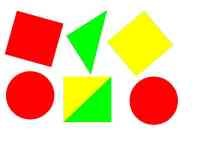
//> input picture opencv3.0.0_vs2013_finally_result _clear/Project3/dect.jpg, 198 x 147 px
$ ./源   (built with g++ and OpenCV 4)
//> lines starting //> are read from the running program, lines starting //| are printed output that depends on the picture; after the words box and inside, x2 and y2 are one past the last pixel; in counts of white or black regions, pixels touching at a corner belong together

#include <iostream>
#include "opencv2/opencv.hpp"
#include <opencv2/core/core.hpp>
#include <opencv2/highgui/highgui.hpp>
#include <opencv/cv.h>
#include <opencv/highgui.h>


using namespace cv;
using namespace std;

// [12 lines left out: function angle, not called in this run]

enum string{ 红, 橙, 黄, 绿, 青, 蓝, 紫, 黑, 白, 其他 }colors;
// [64 lines left out: functions get_point, detect_color, not called in this run]

void shape_rgb(Mat & src, Mat & rgb,CvSeq *first_contour, int *num_squares, vector<int>& squares_color, vector<vector<Point>>& squares, vector<vector<Point>>& circles, int *num_circles, vector<int>& circles_color, vector<vector<Point>>& triangles, int *num_triangles, vector<int>& triangles_color){
	vector<Point > contour;
	vector<Point > approx;
	Point poi = 0;
	int nu = -1;
	int cnt = 0;
	for (; first_contour != 0; first_contour = first_contour->h_next)
	{
		vector <Point>().swap(contour);
		vector <Point>().swap(approx);
		cnt++;
		for (int i = 0; i<first_contour->total; ++i)
		{
			Point *p = (Point *)cvGetSeqElem(first_contour, i);
			Point pp = *p;
			contour.push_back(pp);
		}

		approxPolyDP(contour, approx, arcLength(contour, true)*0.02, true);
		squares.push_back(approx);

		if (approx.size() == 4 &&
			fabs(contourArea(approx)) >= 1000 &&
			isContourConvex(approx))
		{
			double maxCosine = 0;

			for (int j = 2; j < 5; j++)
			{
				double cosine = fabs(angle(approx[j % 4], approx[j - 2], approx[j - 1]));
				maxCosine = MAX(maxCosine, cosine);
			}
			if (maxCosine <= 0.3)             //直角的矩形应该为0
			{
				squares.push_back(approx);
				*num_squares = *num_squares + 1;
				nu = -1;
				get_point(approx, &poi);
				int nu = detect_color(poi, src, rgb);
				squares_color.push_back(nu);

			}
			//re = re + 1;
		}
		else if (approx.size() == 3 &&fabs(contourArea(approx)) >= 500 &&isContourConvex(approx)){	//tt = tt + 1;	//
			triangles.push_back(approx);
			*num_triangles = *num_triangles + 1;
			nu = -1;
			get_point(approx, &poi);
			int nu = detect_color(poi, src, rgb);
			triangles_color.push_back(nu);
		}
		else if (approx.size() >=8 && fabs(contourArea(approx)) >= 500 && isContourConvex(approx)){	//tt = tt + 1;	//
			circles.push_back(approx);
			*num_circles = *num_circles + 1;
			nu = -1;
			get_point(approx, &poi);
			int nu = detect_color(poi, src, rgb);
			circles_color.push_back(nu);
		}
			}

}


// [6 lines left out: function drawSquares, not called in this run]
int main()
{


	 IplImage *src = cvLoadImage("dect.jpg", 1);
//> src is the input picture: 147 rows x 198 cols, CV_8UC3; mean B, G, R 156.8, 202.2, 231.6
	 IplImage* dst = cvCreateImage(cvGetSize(src), 8, 3);
	 IplImage* dst1 = cvCreateImage(cvGetSize(src), 8, 1);
	 IplImage* color_dst = cvCreateImage(cvGetSize(src), 8, 3);
	 CvMemStorage* storage = cvCreateMemStorage(0);
	 CvMemStorage* Rstorage = cvCreateMemStorage(0);
	 CvMemStorage* Gstorage = cvCreateMemStorage(0);
	 CvMemStorage* Bstorage = cvCreateMemStorage(0);
	 CvSeq* lines = 0;
	 int i;
	 IplImage* src1 = cvCreateImage(cvSize(src->width, src->height), IPL_DEPTH_8U, 1);

	 IplImage*  RedImage = cvCreateImage(cvGetSize(src), 8, 1);
	 IplImage*  GreenImage = cvCreateImage(cvGetSize(src), 8, 1);
	 IplImage*  BlueImage = cvCreateImage(cvGetSize(src), 8, 1);

	 IplImage*  Rgray = cvCreateImage(cvGetSize(src), 8, 1);
	 IplImage*  Ggray = cvCreateImage(cvGetSize(src), 8, 1);
	 IplImage*  Bgray = cvCreateImage(cvGetSize(src), 8, 1);


	 cvSplit(src, BlueImage, GreenImage, RedImage, 0);

	 cvThreshold(BlueImage, Bgray, 100, 255, CV_THRESH_BINARY);
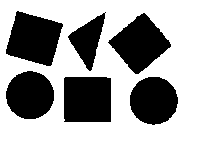
//> Bgray: 147 rows x 198 cols, CV_8UC1; 62.4% white; 6 black regions, box (x1, y1, x2, y2) and area: (6, 11, 63, 66) 2136, (64, 77, 111, 122) 2108, (108, 13, 171, 74) 2063, (6, 71, 54, 119) 1805, (130, 77, 178, 125) 1798, (68, 12, 106, 71) 1037
	 cvThreshold(GreenImage, Ggray, 100, 255, CV_THRESH_BINARY);
//> Ggray: 147 rows x 198 cols, CV_8UC1; 80.3% white; 3 black regions, box (x1, y1, x2, y2) and area: (5, 11, 63, 66) 2139, (6, 71, 54, 119) 1803, (130, 77, 178, 125) 1802
	 cvThreshold(RedImage, Rgray, 100, 255, CV_THRESH_BINARY);
//> Rgray: 147 rows x 198 cols, CV_8UC1; 92.9% white; 2 black regions

	 vector<vector<Point>> contours;

	 cvZero(dst);
	 CvSeq *first_contour = NULL;
	 CvSeq *Rfirst_contour = NULL;
	 CvSeq *Gfirst_contour = NULL;
	 CvSeq *Bfirst_contour = NULL;


	 cvFindContours(Rgray, storage, &first_contour, sizeof(CvContour), CV_RETR_LIST, CV_CHAIN_APPROX_SIMPLE);
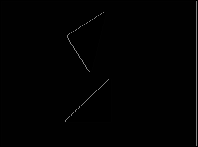
//> Rgray: 147 rows x 198 cols, CV_8UC1; min 0, max 130, mean 2
//> first_contour = 3 contours; box (x1, y1, x2, y2) and area: (1, 1, 197, 146) 28080, (67, 11, 107, 73) 1114, (65, 78, 112, 123) 1100
	 for (; first_contour != 0; first_contour = first_contour->h_next)
	 {
		 if (first_contour->h_next = 0)
			 break;

		 cvDrawContours(dst, first_contour, CV_RGB(255, 255, 255), CV_RGB(255, 255, 255), 2, CV_FILLED, 8, cvPoint(0, 0));

			 }
//> this loop made 1 pass
//> pass 1, `cvDrawContours(dst, first_contour, CV_RGB(255, 255, 255), CV_RGB(255, ..`:
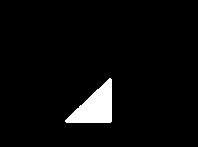
//> dst: 147 rows x 198 cols, CV_8UC3; 4% white; 1 white region, box (x1, y1, x2, y2) and area: (65, 78, 112, 123) 1170
//> after the loop, first_contour = 0 contours
	 cvCvtColor(dst, dst1, CV_BGR2GRAY);
//> dst1: 147 rows x 198 cols, CV_8UC1; 4% white; 1 white region


	 cvFindContours(Rgray, Gstorage, &Gfirst_contour, sizeof(CvContour), CV_RETR_LIST, CV_CHAIN_APPROX_SIMPLE);
//> Gfirst_contour = 3 contours; box (x1, y1, x2, y2) and area: (1, 1, 197, 146) 28080, (67, 11, 107, 73) 1114, (65, 78, 112, 123) 1100
	 cvFindContours(Ggray, Rstorage, &Rfirst_contour, sizeof(CvContour), CV_RETR_LIST, CV_CHAIN_APPROX_SIMPLE);
//> Rfirst_contour = 4 contours; box (x1, y1, x2, y2) and area: (1, 1, 197, 146) 28080, (4, 10, 64, 67) 2226, (5, 70, 55, 120) 1872, (129, 76, 179, 126) 1870
	 cvFindContours(Bgray, Bstorage, &Bfirst_contour, sizeof(CvContour), CV_RETR_LIST, CV_CHAIN_APPROX_SIMPLE);
//> Bfirst_contour = 8 contours, 1 with area under 20; largest, box (x1, y1, x2, y2) and area: (1, 1, 197, 146) 28080, (5, 10, 64, 67) 2223, (63, 76, 112, 123) 2198, (107, 12, 172, 75) 2136, (5, 70, 55, 120) 1874, (129, 76, 179, 126) 1866, (67, 12, 106, 72) 1101
	 cvZero(Rgray);
//> Rgray: 147 rows x 198 cols, CV_8UC1; every value is 0
	 cvZero(Bgray);
	 cvZero(Ggray);

	 cvDrawContours(Rgray, Rfirst_contour, 255, 255, 1, CV_FILLED, 8, cvPoint(0, 0));
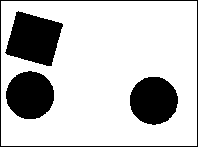
//> Rgray: 147 rows x 198 cols, CV_8UC1; 77.9% white; 4 black regions, box (x1, y1, x2, y2) and area: (5, 11, 63, 66) 2139, (6, 71, 54, 119) 1803, (130, 77, 178, 125) 1802, (0, 0, 198, 147) 686
	 cvDrawContours(Ggray, Gfirst_contour, 255, 255, 1, CV_FILLED, 8, cvPoint(0, 0));
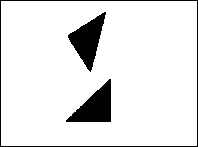
//> Ggray: 147 rows x 198 cols, CV_8UC1; 90.5% white; 3 black regions, box (x1, y1, x2, y2) and area: (68, 12, 106, 72) 1047, (66, 79, 111, 122) 1032, (0, 0, 198, 147) 686
	 cvDrawContours(Bgray, Bfirst_contour, 255,255, 1, CV_FILLED, 8, cvPoint(0, 0));
//> Bgray: 147 rows x 198 cols, CV_8UC1; 60% white; 7 black regions, largest, box (x1, y1, x2, y2) and area: (6, 11, 63, 66) 2136, (64, 77, 111, 122) 2108, (108, 13, 171, 74) 2063

	 cvMerge(Bgray, Ggray, Rgray,0,dst);
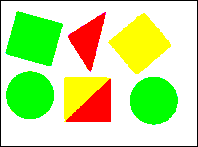
//> dst: 147 rows x 198 cols, CV_8UC3; mean B, G, R 153.1, 230.8, 198.7
	 cvCvtColor(dst, dst1, CV_BGR2GRAY);
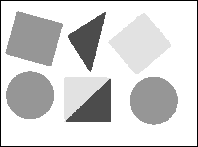
//> dst1: 147 rows x 198 cols, CV_8UC1; min 0, max 255, mean 212.4
	 cvThreshold(dst1, dst1, 240, 255, CV_THRESH_BINARY_INV);
//> dst1: 147 rows x 198 cols, CV_8UC1; 40.1% white; 7 white regions
	 cvFindContours(dst1, storage, &first_contour, sizeof(CvContour), CV_RETR_EXTERNAL, CV_CHAIN_APPROX_SIMPLE);
//> first_contour = 6 contours; box (x1, y1, x2, y2) and area: (5, 11, 63, 66) 2056, (64, 77, 111, 122) 2018, (108, 13, 171, 74) 1990, (6, 71, 54, 119) 1740, (130, 77, 178, 125) 1736, (68, 12, 106, 72) 985


	 int num_squares=0;
	 vector<int> squares_color;
	 vector<vector<Point>> squares;
	 vector<vector<Point>> circles;
	 int num_circles=0;
	 vector<int> circles_color;
	 vector<vector<Point>> triangles;
	 int num_triangles = 0;
	 vector<int> triangles_color;
	 Mat img;
	 img = cvarrToMat(src);
	 Mat imgHSV;

	 cvtColor(img, imgHSV, COLOR_BGR2HSV); //Convert the captured frame from BGR to HSV
//> imgHSV: 147 rows x 198 cols, CV_8UC3; mean H, S, V 43.5, 99.1, 250.6
//> (the run ends here: the program needs code that is not available in this run, at `Point poi = 0;`)

$ run again, with opencv3.0.0_vs2013_finally_result _clear/Project3/33.png saved as opencv3.0.0_vs2013_finally_result _clear/Project3/dect.jpg
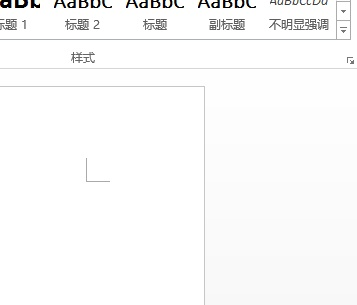
//> input picture opencv3.0.0_vs2013_finally_result _clear/Project3/33.png, 357 x 305 px
//> src is the input picture: 305 rows x 357 cols, CV_8UC3; mean B, G, R 249.6, 249.6, 249.6
//> `cvThreshold(BlueImage, Bgray, 100, 255, CV_THRESH_BINARY);`:
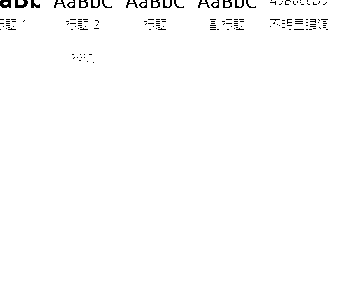
//> Bgray: 305 rows x 357 cols, CV_8UC1; 98.9% white; black in thin lines or dots, all inside (x1, y1, x2, y2) = (0, 0, 328, 63)
//> `cvFindContours(Rgray, storage, &first_contour, sizeof(CvContour), CV_R..`: first_contour = 154 contours, 147 with area under 20; largest, box (x1, y1, x2, y2) and area: (1, 1, 356, 304) 105855, (309, 18, 317, 24) 26, (286, 18, 293, 25) 24, (269, 18, 281, 22) 21, (293, 28, 305, 31) 20, (237, 1, 243, 7) 20, (93, 1, 99, 7) 20
//> the loop `for (; first_contour != 0; first_contour = first_contour->h_next)` made 1 pass
//> after the loop `for (; first_contour != 0; first_contour = first_contour->h_next)`: first_contour = 0 contours
//> Gfirst_contour = 154 contours, 147 with area under 20; largest, box (x1, y1, x2, y2) and area: (1, 1, 356, 304) 105855, (309, 18, 317, 24) 26, (286, 18, 293, 25) 24, (269, 18, 281, 22) 21, (293, 28, 305, 31) 20, (237, 1, 243, 7) 20, (93, 1, 99, 7) 20
//> Rfirst_contour = 153 contours, 148 with area under 20; largest, box (x1, y1, x2, y2) and area: (1, 1, 356, 304) 105840, (309, 18, 317, 24) 26, (286, 18, 293, 25) 24, (269, 18, 281, 22) 21, (293, 28, 305, 31) 20
//> Bfirst_contour = 150 contours, 145 with area under 20; largest, box (x1, y1, x2, y2) and area: (1, 1, 356, 304) 105846, (309, 18, 317, 24) 26, (286, 18, 293, 25) 24, (269, 18, 281, 22) 21, (293, 28, 305, 31) 20
//> `cvFindContours(dst1, storage, &first_contour, sizeof(CvContour), CV_RE..`:
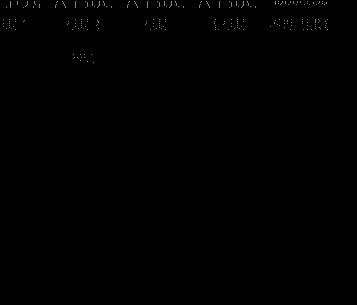
//> dst1: 305 rows x 357 cols, CV_8UC1; min 0, max 130, mean 0.4
//> `cvFindContours(dst1, storage, &first_contour, sizeof(CvContour), CV_RE..`: first_contour = 149 contours, 140 with area under 20; largest, box (x1, y1, x2, y2) and area: (1, 1, 11, 8) 52, (223, 1, 232, 8) 45, (151, 1, 160, 8) 45, (79, 1, 88, 8) 45, (15, 1, 28, 8) 41
//> imgHSV: 305 rows x 357 cols, CV_8UC3; mean H, S, V 4.5, 1.8, 249.8
